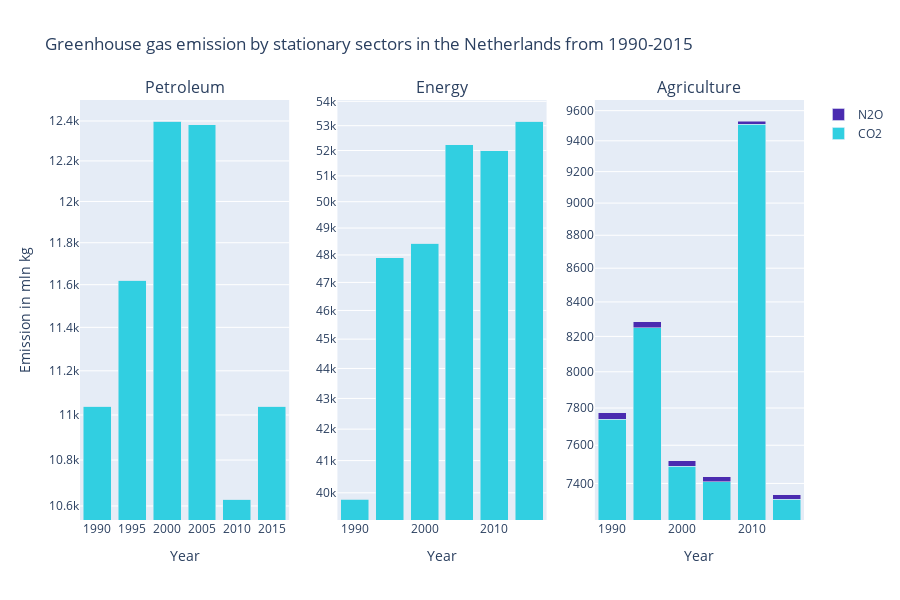

The notebook cell this image was saved under:
### Markdown cell above
## Figure 5 : Greenhouse gas emission per sector
This figure shows the greenhouse gas emissions in the Netherlands over the course of 25 years in the Netherlands by three sectors: petroleum, energy and agriculture. You can see that the agriculture sector emits less greenhouse gases than the other sectors, and the emissions in the agriculture sector do not increase over time, like in the energy sector. We should take a closer look to see if the agriculture sector is really that damaging.  

* agriculture sector emits more n2o than other sectors, as others barely emit those gases
    * no change in ch4 emission, should be lowering
    * n2o is 265 times as damaging as carbondioxide (found on <a href='https://www.epa.gov/ghgemissions/overview-greenhouse-gases'>epa.gov</a>)
        * in 2015, 21.19 million kgs of nitrous oxide would be equal to 5615,35 million kgs of carbon dioxide, which would make the emission more than the petroleum sector
        * this means that changes should be necessary to reduce all emissions

### Code cell
df_greenhouse = pd.read_csv("../datasets/IPCC_emissions.csv", sep=';')

petroleum = df_greenhouse[(df_greenhouse['Bronnen'] == "320300   ") & df_greenhouse['Perioden'].isin(["1990JJ00", "1995JJ00", "2000JJ00", "2005JJ00", "2010JJ00", "2015JJ00"])]
energy = df_greenhouse[(df_greenhouse['Bronnen'] == "346700   ") & df_greenhouse['Perioden'].isin(["1990JJ00", "1995JJ00", "2000JJ00", "2005JJ00", "2010JJ00", "2015JJ00"])]
agriculture = df_greenhouse[(df_greenhouse['Bronnen'] == "301100   ") & df_greenhouse['Perioden'].isin(["1990JJ00", "1995JJ00", "2000JJ00", "2005JJ00", "2010JJ00", "2015JJ00"])]

layout = go.Layout(
    xaxis=go.layout.XAxis(
        title = "Year",
        type='category'
    ),
    yaxis=go.layout.YAxis(
        title = "Emission in mln kg",
        type = 'log'
    ),
    barmode = 'stack',
    title = "Greenhouse gas emission by stationary sectors in the Netherlands from 1990-2015",
    height = 600
)

fig = make_subplots(rows=1, cols=3, subplot_titles=['Petroleum', 'Energy', 'Agriculture'])
periods = [1990, 1995, 2000, 2005, 2010, 2015]

# Add traces for petroleum
fig.add_trace(go.Bar(x=periods, y=petroleum['CO2_1'], name='CO2', marker=dict(color='#31CFE1')), row=1, col=1)
# fig.add_trace(go.Bar(x=periods, y=petroleum['CH4_2'], name='CH4', marker=dict(color='#E13731')), row=1, col=1)
fig.add_trace(go.Bar(x=periods, y=petroleum['N2O_3'], name='N2O', marker=dict(color='#4A2BB0')), row=1, col=1)
fig.update_yaxes(type="log", row=1, col=1)

# Add traces for energy
fig.add_trace(go.Bar(x=periods, y=energy['CO2_1'], name='CO2', marker=dict(color='#31CFE1'), showlegend = False), row=1, col=2)
# fig.add_trace(go.Bar(x=periods, y=energy['CH4_2'], name='CH4', marker=dict(color='#E13731'), showlegend = False), row=1, col=2)
fig.add_trace(go.Bar(x=periods, y=energy['N2O_3'], name='N2O', marker=dict(color='#4A2BB0'), showlegend = False), row=1, col=2)
fig.update_yaxes(type="log", row=1, col=2)

# Add traces for each stacked bar plot
fig.add_trace(go.Bar(x=periods, y=agriculture['CO2_1'], name='CO2', marker=dict(color='#31CFE1'), showlegend = False,), row=1, col=3)
# fig.add_trace(go.Bar(x=periods, y=agriculture['CH4_2'], name='CH4', marker=dict(color='#E13731'), showlegend = False), row=1, col=3)
fig.add_trace(go.Bar(x=periods, y=agriculture['N2O_3'], name='N2O', marker=dict(color='#4A2BB0'), showlegend = False), row=1, col=3)
fig.update_yaxes(type="log", row=1, col=3)

fig.update_xaxes(title='Year')

# Update layout for the subplots
fig.update_layout(layout)

# Display the figure
fig.show()

### Figure 1 — Plotly figure (JSON) as saved in the notebook; plotly's stock layout.template omitted (floating-point values rounded to 4 significant figures)
{"data": [{"marker": {"color": "#31CFE1"}, "name": "CO2", "type": "bar", "x": [1990, 1995, 2000, 2005, 2010, 2015], "xaxis": "x", "y": [11040, 11620, 12400, 12380, 10630, 11040], "yaxis": "y"}, {"marker": {"color": "#4A2BB0"}, "name": "N2O", "type": "bar", "x": [1990, 1995, 2000, 2005, 2010, 2015], "xaxis": "x", "y": [0.05, 0.05, 0.04, 0.04, 0.02, 0.03], "yaxis": "y"}, {"marker": {"color": "#31CFE1"}, "name": "CO2", "showlegend": false, "type": "bar", "x": [1990, 1995, 2000, 2005, 2010, 2015], "xaxis": "x2", "y": [39810, 47890, 48430, 52230, 52000, 53190], "yaxis": "y2"}, {"marker": {"color": "#4A2BB0"}, "name": "N2O", "showlegend": false, "type": "bar", "x": [1990, 1995, 2000, 2005, 2010, 2015], "xaxis": "x2", "y": [0.38, 0.41, 0.38, 0.5, 0.46, 0.56], "yaxis": "y2"}, {"marker": {"color": "#31CFE1"}, "name": "CO2", "showlegend": false, "type": "bar", "x": [1990, 1995, 2000, 2005, 2010, 2015], "xaxis": "x3", "y": [7740, 8250, 7490, 7410, 9510, 7320], "yaxis": "y3"}, {"marker": {"color": "#4A2BB0"}, "name": "N2O", "showlegend": false, "type": "bar", "x": [1990, 1995, 2000, 2005, 2010, 2015], "xaxis": "x3", "y": [34.1, 33.83, 27.89, 23.52, 20.97, 21.19], "yaxis": "y3"}], "layout": {"annotations": [{"font": {"size": 16}, "showarrow": false, "text": "Petroleum", "x": 0.1444, "xanchor": "center", "xref": "paper", "y": 1, "yanchor": "bottom", "yref": "paper"}, {"font": {"size": 16}, "showarrow": false, "text": "Energy", "x": 0.5, "xanchor": "center", "xref": "paper", "y": 1, "yanchor": "bottom", "yref": "paper"}, {"font": {"size": 16}, "showarrow": false, "text": "Agriculture", "x": 0.8556, "xanchor": "center", "xref": "paper", "y": 1, "yanchor": "bottom", "yref": "paper"}], "barmode": "stack", "height": 600, "title": {"text": "Greenhouse gas emission by stationary sectors in the Netherlands from 1990-2015"}, "xaxis": {"anchor": "y", "domain": [0, 0.2889], "title": {"text": "Year"}, "type": "category"}, "xaxis2": {"anchor": "y2", "domain": [0.3556, 0.6444], "title": {"text": "Year"}}, "xaxis3": {"anchor": "y3", "domain": [0.7111, 1], "title": {"text": "Year"}}, "yaxis": {"anchor": "x", "domain": [0, 1], "title": {"text": "Emission in mln kg"}, "type": "log"}, "yaxis2": {"anchor": "x2", "domain": [0, 1], "type": "log"}, "yaxis3": {"anchor": "x3", "domain": [0, 1], "type": "log"}}}
